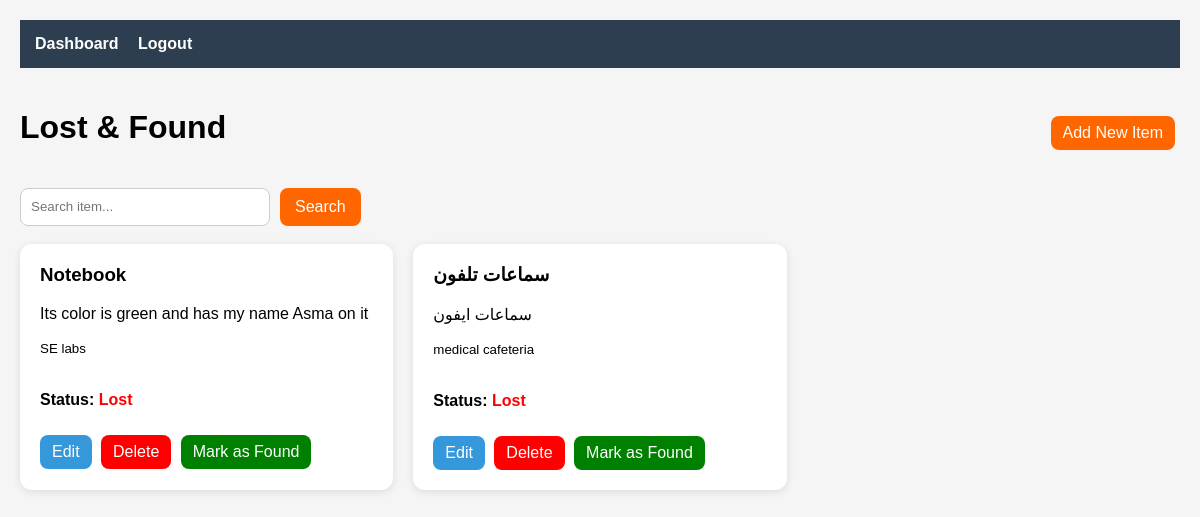
Page /lost_found/view.php (signed in) on the committed database.
### tables this page shows
CREATE TABLE `lost_items` (
  `id` int(11) NOT NULL AUTO_INCREMENT,
  `user_id` int(11) DEFAULT NULL,
  `title` varchar(150) DEFAULT NULL,
  `description` text DEFAULT NULL,
  `location` varchar(150) DEFAULT NULL,
  `status` enum('lost','found') DEFAULT 'lost',
  `created_at` timestamp NOT NULL DEFAULT current_timestamp(),
  PRIMARY KEY (`id`),
  KEY `user_id` (`user_id`),
  CONSTRAINT `lost_items_ibfk_1` FOREIGN KEY (`user_id`) REFERENCES `users` (`id`) ON DELETE CASCADE
);

### lost_found/view.php (the view, shortened to what this page needs)
<?php
include "../database/db_connection.php";
$search = "";
$is_search =
    isset($_GET['search']) &&
    $_GET['search'] !== "";
if ($is_search) {
    $search = $_GET['search'];
    $sql = "
    SELECT * FROM lost_items
    WHERE title LIKE '%$search%'
    OR description LIKE '%$search%'
    OR location LIKE '%$search%'
    ORDER BY created_at DESC
    ";
} else {
    $sql = "
    SELECT * FROM lost_items
    ORDER BY created_at DESC
    ";
}
$result = mysqli_query($conn, $sql);
?>
<!DOCTYPE html>
<html>
<head>
    <link rel="stylesheet"
          href="../assets/css/lostfound.css">
</head>
<body>
<div class="navbar">
   <a href="../<?php echo $_SESSION['role']; ?>/dashboard.php">
        Dashboard
    </a>
    <a href="../auth/logout.php">
        Logout
    </a>
</div>
<div class="container">
    <div class="top-bar">
        <h1>Lost & Found</h1>
        <a class="btn add-btn"
           href="add_lost_item.php">
           Add New Item
        </a>
    </div>
    <form class="search-form" method="GET">
        <input type="text"
               name="search"
               placeholder="Search item..."
               value="<?php echo $search; ?>">
        <button type="submit">
            Search
        </button>
    </form>
    <br>
    <div class="items-grid">
    <?php
    if (mysqli_num_rows($result) > 0) {
        while ($row = mysqli_fetch_assoc($result)) {
    ?>
    <div class="item-card">
        <h3>
            <?php echo $row['title']; ?>
        </h3>
        <p>
            <?php echo $row['description']; ?>
        </p>
        <small>
            <?php echo $row['location']; ?>
        </small>
        <br><br>
        <p>
            <strong>Status:</strong>
            <span class="status <?= $row['status'] ?>">
                <?= ucfirst($row['status']) ?>
            </span>
        </p>
        <a class="btn btn-edit"
           href="edit_item.php?id=<?php echo $row['id']; ?>">
           Edit
        </a>
        <a class="btn btn-delete"
   href="view.php?delete=<?php echo $row['id']; ?>"
   onclick="return confirm('Are you sure you want to delete this item?')">
           Delete
        </a>
        <a class="btn btn-found"
           href="view.php?found=<?php echo $row['id']; ?>">
           Mark as Found
        </a>
    </div>
    <?php
        }
    }
    ?>
    </div>
</div>
</body>
</html>

### assets/css/lostfound.css (style rules this page uses)
body { font-family:Arial; background:#f5f5f5; margin:0; padding:20px; }
* { box-sizing:border-box; }
.navbar { background:#2c3e50; padding:15px; margin-bottom:20px; }
.navbar a { color:white; text-decoration:none; margin-right:15px; font-weight:bold; }
.container { max-width:1200px; margin:auto; }
.top-bar { display:flex; justify-content:space-between; align-items:center; margin-bottom:20px; }
.search-form { display:flex; gap:10px; }
.search-form input { padding:10px; border:1px solid #ccc; border-radius:8px; width:250px; }
.search-form button { background:#ff6600; color:white; border:none; padding:10px 15px; border-radius:8px; cursor:pointer; }
.items-grid { display:grid; grid-template-columns:repeat(auto-fill,minmax(300px,1fr)); gap:20px; }
.item-card { background:white; padding:20px; border-radius:12px; box-shadow:0 2px 8px rgba(0,0,0,0.1); }
.item-card h3 { margin-top:0; }
.status { font-weight:bold; }
.lost { color:red; }
.btn { display:inline-block; padding:8px 12px; border-radius:8px; text-decoration:none; color:white; margin-top:10px; margin-right:5px; }
.btn-edit { background:#3498db; }
.btn-delete { background:red; }
.btn-found { background:green; }
.add-btn { background:#ff6600; }
button { background:#ff6600; color:white; border:none; padding:12px; border-radius:8px; cursor:pointer; font-size:16px; }

### rows in the picture
lost_items: title "Notebook", description "Its color is green and has my name Asma on it", location "SE labs", status "Lost"
lost_items: title "سماعات تلفون", description "سماعات ايفون", location "medical cafeteria", status "Lost"
